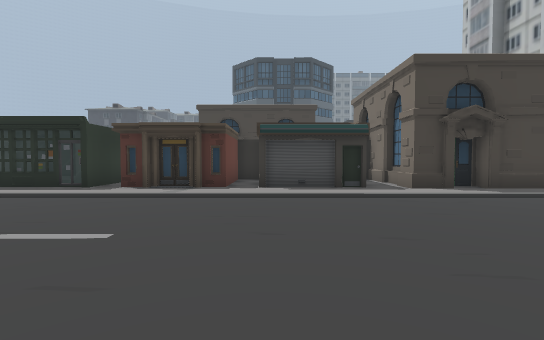
[1] (above)

20 first-person views from a walk through a Unity game level. The camera is 1.3 m above the floor, tilts 2° down and sees 85° across. The floor is counted in squares, 2 m on a side. Each view is taken from the middle of a square. On the plan, view 1 faces up. The plan holds only what a view shows up to about 9 squares ahead; the rest is blank. The place goes on beyond the plan. The player character is not drawn. Some animated figures are not drawn.

[2]
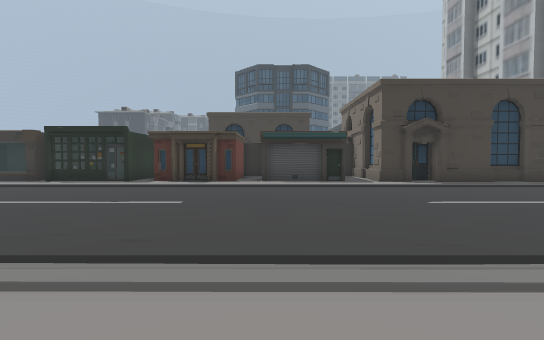

[3]
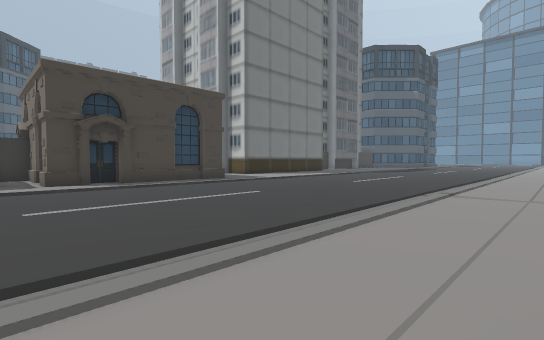

[4]
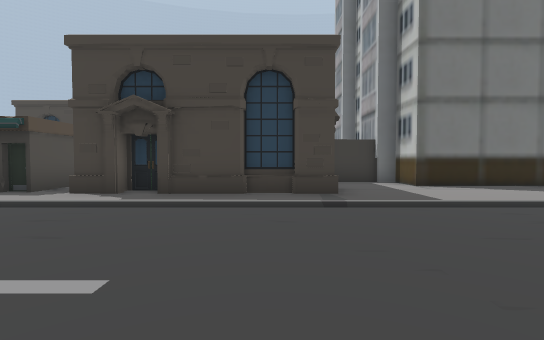

[5]
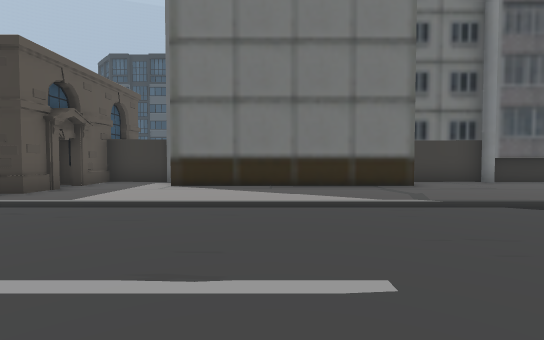

[6]
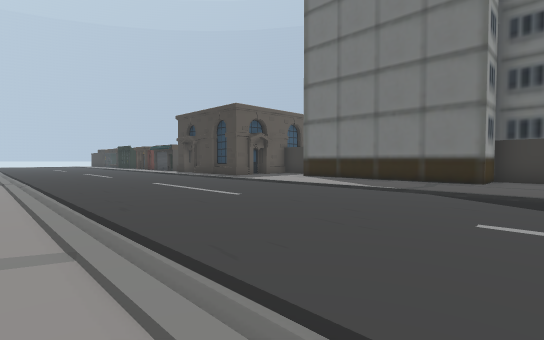

[7]
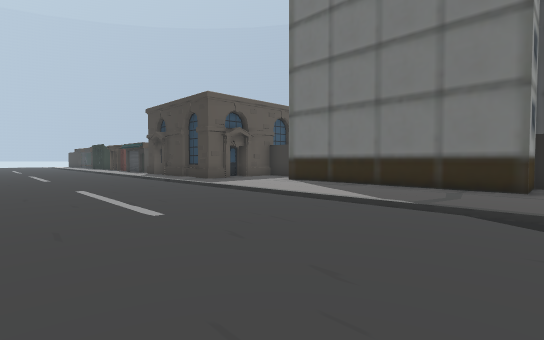

[8]
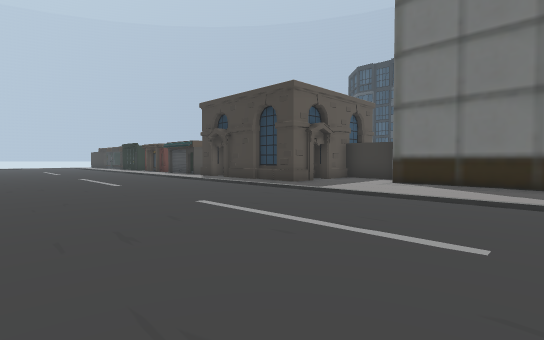

[9]
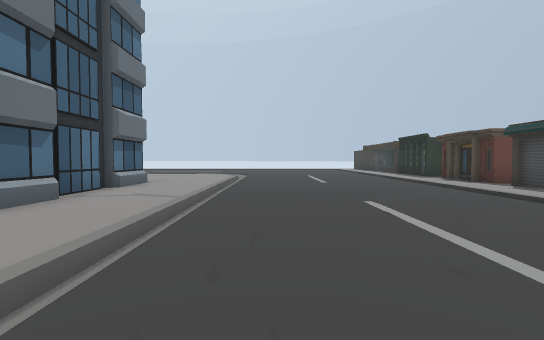

[10]
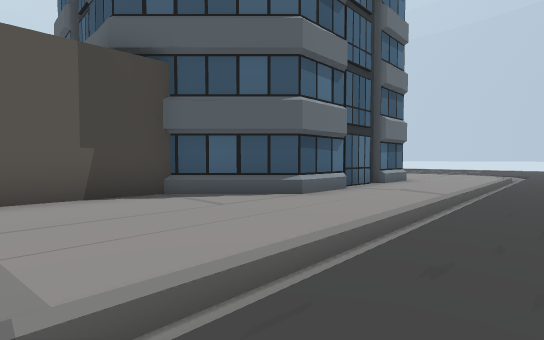

[11]
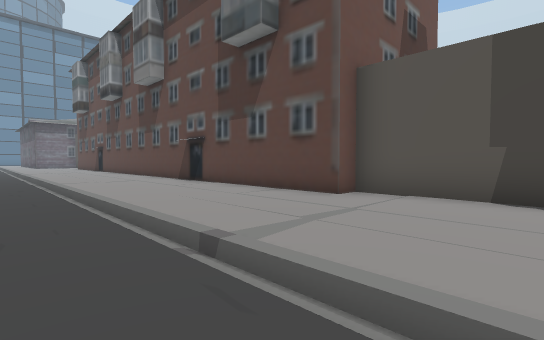

[12]
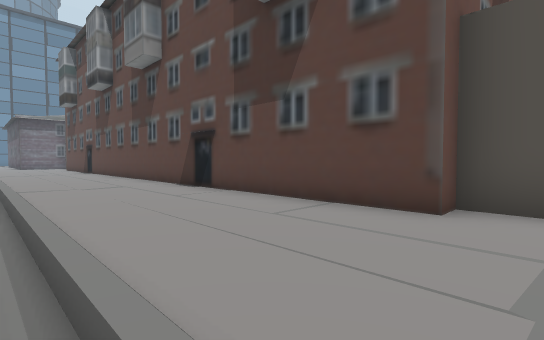

[13]
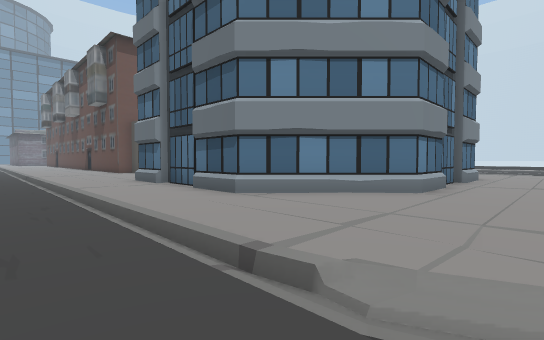

[14]
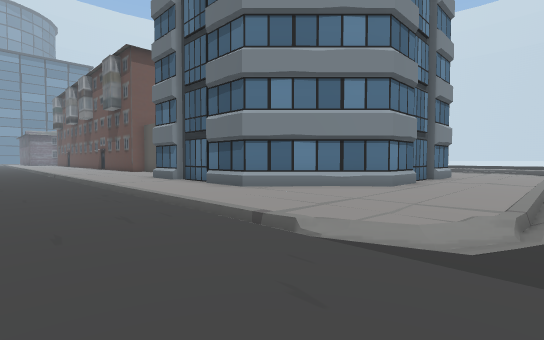

[15]
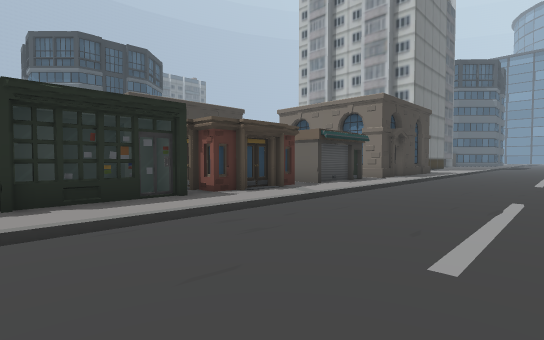

[16]
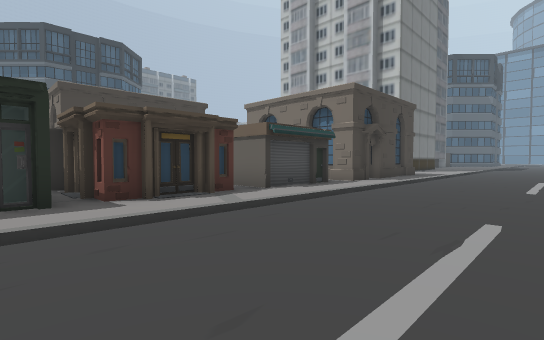

[17]
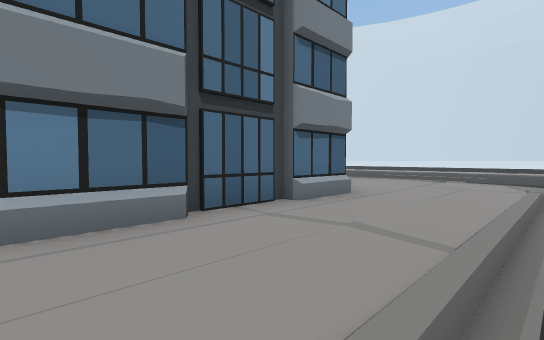

[18]
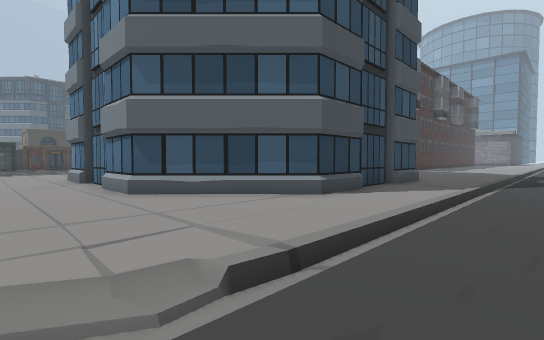

[19]
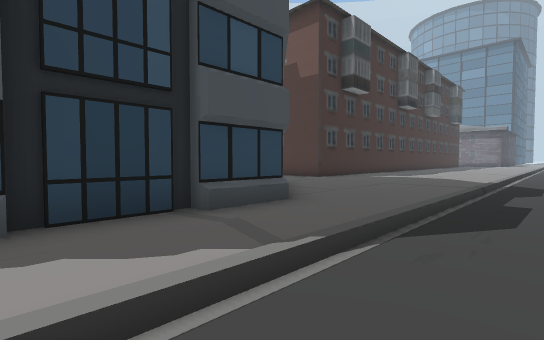

[20]
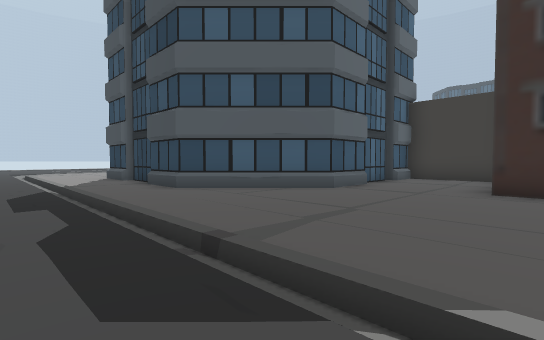

### Floor plan
Key: @ floor where view 1 was taken; # wall or solid block; . floor; / step, stairs or slope; O other object.
Columns run from 7 left of view 1 to 18 right of it. Each row starts with its distance up from view 1.
 10    ##          ####    ###
  9    .#          #..######..
  8 ###.## #####   ...........
  7 #OO.#####O######..........
  6 ..........................
  5 //////////////////////////
  4 ..........................
  3 ..........................
  2 ..........................
  1 ..........................
  0 ../////@//////////////////
 -1 ..........................
 -2 /.........................
 -3 /.....######..............
 -4 /...###    ##...#########
 -5 /..##       #####
 -6 /..##        #..
 -7 /...#        #..
 -8 /...#        #..
 -9 /..##        #..##
-10 /..##       ##....
-11 /...##     ##.....
-12 /....#######......
-13 /.....//.//.......
-14 //....//.//........
-15 ../////////////////
-16  .................

Where each view was taken, in squares from view 1:
view 1: 0 up, 0 right, facing up
view 2: 2 down, 0 right, facing up
view 3: 2 down, 2 right, facing up-right
view 4: 1 up, 7 right, facing up
view 5: 1 up, 13 right, facing up
view 6: 1 down, 18 right, facing up-left
view 7: 1 up, 17 right, facing up-left
view 8: 0 up, 14 right, facing up-left
view 9: 1 up, 7 right, facing left
view 10: 1 up, 8 right, facing down-left
view 11: 1 up, 6 right, facing down-right
view 12: 0 up, 8 right, facing down-right
view 13: 1 up, 6 left, facing down-right
view 14: 2 up, 7 left, facing down-right
view 15: 2 up, 7 left, facing up-right
view 16: 2 up, 5 left, facing up-right
view 17: 5 down, 7 left, facing down-right
view 18: 16 down, 6 left, facing up-right
view 19: 16 down, 0 right, facing up-right
view 20: 16 down, 10 right, facing up-left
